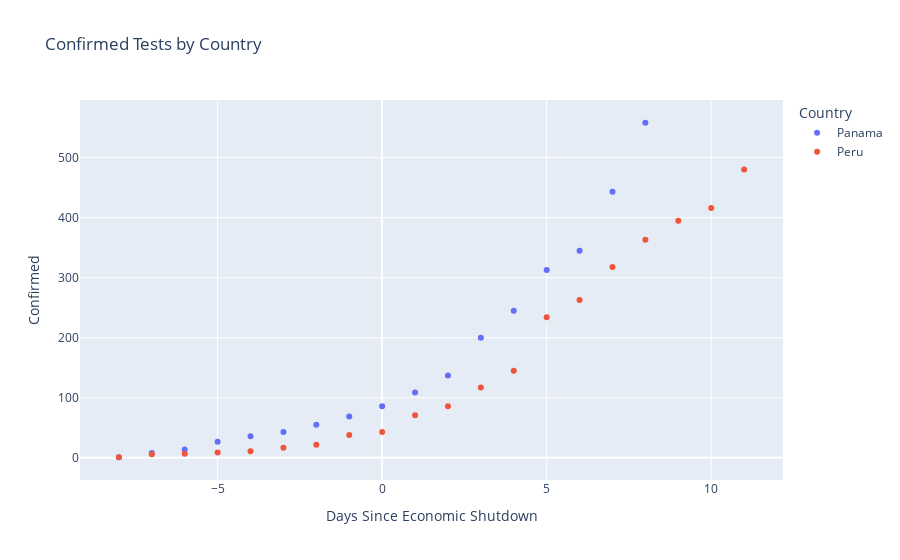

Write notebook code for a chart like this one.
### Code cell
count_to_plot = ['Panama', 'Peru']
y_to_plot =  'Confirmed'
x_lab = 'DaysSinceShutdown'
x_axis = x_lab
stat_to_plot = y_to_plot
f = make_graph(count_to_plot, y_to_plot, x_lab, plot_style=0)
f

### Figure 1 — Plotly figure (JSON) as saved in the notebook; plotly's stock layout.template omitted (floating-point values rounded to 4 significant figures)
{"data": [{"customdata": [["Mar 09, 2020"], ["Mar 10, 2020"], ["Mar 11, 2020"], ["Mar 12, 2020"], ["Mar 13, 2020"], ["Mar 14, 2020"], ["Mar 15, 2020"], ["Mar 16, 2020"], ["Mar 17, 2020"], ["Mar 18, 2020"], ["Mar 19, 2020"], ["Mar 20, 2020"], ["Mar 21, 2020"], ["Mar 22, 2020"], ["Mar 23, 2020"], ["Mar 24, 2020"], ["Mar 25, 2020"]], "hoverlabel": {"namelength": 0}, "hovertemplate": "Country=Panama<br>DaysSinceShutdown=%{x}<br>Confirmed=%{y}<br>Date=%{customdata[0]}", "legendgroup": "Panama", "marker": {"color": "#636efa", "symbol": "circle"}, "mode": "markers", "name": "Panama", "showlegend": true, "type": "scatter", "x": [-8, -7, -6, -5, -4, -3, -2, -1, 0, 1, 2, 3, 4, 5, 6, 7, 8], "xaxis": "x", "y": [1, 8, 14, 27, 36, 43, 55, 69, 86, 109, 137, 200, 245, 313, 345, 443, 558], "yaxis": "y"}, {"customdata": [["Mar 06, 2020"], ["Mar 07, 2020"], ["Mar 08, 2020"], ["Mar 09, 2020"], ["Mar 10, 2020"], ["Mar 11, 2020"], ["Mar 12, 2020"], ["Mar 13, 2020"], ["Mar 14, 2020"], ["Mar 15, 2020"], ["Mar 16, 2020"], ["Mar 17, 2020"], ["Mar 18, 2020"], ["Mar 19, 2020"], ["Mar 20, 2020"], ["Mar 21, 2020"], ["Mar 22, 2020"], ["Mar 23, 2020"], ["Mar 24, 2020"], ["Mar 25, 2020"]], "hoverlabel": {"namelength": 0}, "hovertemplate": "Country=Peru<br>DaysSinceShutdown=%{x}<br>Confirmed=%{y}<br>Date=%{customdata[0]}", "legendgroup": "Peru", "marker": {"color": "#EF553B", "symbol": "circle"}, "mode": "markers", "name": "Peru", "showlegend": true, "type": "scatter", "x": [-8, -7, -6, -5, -4, -3, -2, -1, 0, 1, 2, 3, 4, 5, 6, 7, 8, 9, 10, 11], "xaxis": "x", "y": [1, 6, 7, 9, 11, 17, 22, 38, 43, 71, 86, 117, 145, 234, 263, 318, 363, 395, 416, 480], "yaxis": "y"}], "layout": {"autosize": true, "legend": {"title": {"text": "Country"}, "tracegroupgap": 0}, "title": {"text": "Confirmed Tests by Country"}, "xaxis": {"anchor": "y", "autorange": true, "domain": [0, 1], "range": [-9.19, 12.19], "title": {"text": "Days Since Economic Shutdown"}, "type": "linear"}, "yaxis": {"anchor": "x", "autorange": true, "domain": [0, 1], "range": [-39.8, 598.8], "title": {"text": "Confirmed"}, "type": "linear"}}}
